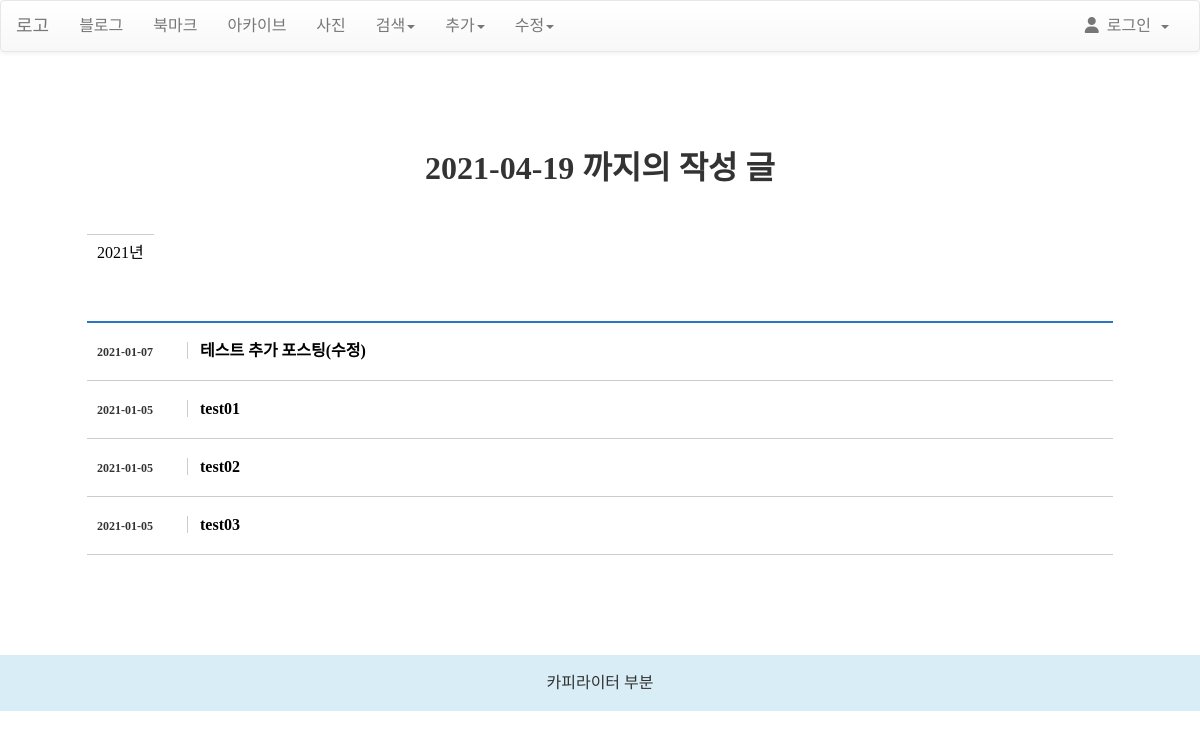
Screenshot of /blog/archive/ with the database file from the repository.
### blog/models.py (models this page shows, shortened)
class Post(models.Model):
    title = models.CharField(verbose_name='TITLE', max_length=50)
    slug = models.SlugField('SLUG', unique=True, allow_unicode=True, help_text='one word for title alias.')
    description = models.CharField('DESCRIPTION', max_length=100, blank=True, help_text='simple description text.')
    content = models.TextField('CONTENT')
    create_dt = models.DateTimeField('CREATE DATE', auto_now_add=True)
    modify_dt = models.DateTimeField('MODIFY DATE', auto_now=True)
    tags = TaggableManager(blank=True)
    owner = models.ForeignKey(User, on_delete=models.CASCADE, verbose_name='OWNER', blank=True, null=True)
    class Meta:
        verbose_name = 'post'
        verbose_name_plural = 'posts'
        db_table = 'blog_posts'
        ordering = ('-modify_dt',)
    def get_absolute_url(self):
        return reverse('blog:post_detail', args=(self.slug,))

### blog/views.py (the view)
# urls.py: path('archive/', views.PostAV.as_view(), name='post_archive'),
class PostAV(ArchiveIndexView):
    model = Post
    date_field = 'modify_dt'

### blog/templates/blog/post_archive.html (shortened to what this page needs)
{% extends 'base.html' %}
{% block content %}
	<h1 class="title">{% now "Y-m-d" %} 까지의 작성 글</h1>
	<div class="year_list">
		<ul>
			{% for date in date_list %}
			<li>
				<a href="{% url 'blog:post_year_archive' date|date:'Y' %}">
					{{ date|date:"Y" }}년
				</a>
			</li>
			{% endfor %}
		</ul>
	</div>
	<div class="list_wrap02">
		<ul>
			{% for post in object_list %}
			<li>
				<span class="date">{{ post.modify_dt|date:"Y-m-d"}}</span>
				<span class="subject">
				<a href="{{ post.get_absolute_url }}">{{ post.title }}</a>
				</span>
			</li>
			{% endfor %}
		</ul>
	</div>
{% endblock %}
{% block footer %}
<footer class="fixed-bottom bg-info">
	<div class="text-white font-italic mr-5">카피라이터 부분</div>
</footer>
{% endblock %}

### static/css/style.css (style rules this page uses)
html, body, div, span, applet, object, iframe, h1, h2, h3, h4, h5, h6, p, blockquote, pre, a, abbr, acronym, address, big, cite, code, del, dfn, em, img, ins, kbd, q, s, samp, small, strike, strong, sub, sup, tt, var, b, u, i, center, dl, dt, dd, ol, ul, li, fieldset, form, label, legend, table, caption, tbody, tfoot, thead, tr, th, td, article, aside, canvas, details, embed, figure, figcaption, footer, header, hgroup, menu, nav, output, ruby, section, summary, time, mark, audio, video { margin: 0; padding: 0; border: 0; font-size: 100%; font: inherit; vertical-align: baseline; font-family: 'Nanum Gothic'; font-style: normal; font-weight: normal; }
article, aside, details, figcaption, figure, footer, header, hgroup, menu, nav, section { display: block; }
body { line-height: 1; }
ol, ul { list-style: none; }
a { color: #000; text-decoration: none; outline: none }
.title { text-align:center; padding:50px 0 0 0; font-size:2rem; font-weight:700; }
.list_wrap, .list_wrap02 { width:90%; max-width:1200px; margin:0 auto; padding-top:50px; }
.list_wrap, .list_wrap02 span { font-weight:700; padding-right:20px; }
.year_list { width:90%; max-width:1200px; margin:0 auto; }
.year_list ul { padding:50px 0 0px 0px; display:block; clear:both; overflow:hidden; }
.year_list ul li { float:left; }
.year_list ul li a { padding:10px; border-top:1px solid #ccc; float:left; }
.list_wrap02 ul { border-top:2px solid #2B76C2; }
.list_wrap02 ul li { border-bottom:1px solid #ccc; line-height:3.5rem; padding-left:10px; }
.list_wrap02 ul li .subject { padding-left:10px; }
.list_wrap02 ul li .date { font-size:12px; }
.list_wrap02 ul li .subject a { font-weight:700; padding-left:12px; }
.list_wrap02 ul li .subject:before { content:''; border-left:1px solid #ccc; }
footer { padding:20px 0; text-align:center; }

### rows the page displays
Post: modify_dt "2021-01-07", title "테스트 추가 포스팅(수정)"
Post: modify_dt "2021-01-05", title "test01"
Post: modify_dt "2021-01-05", title "test02"
Post: modify_dt "2021-01-05", title "test03"

### other values shown
{{ date|date:"Y" }} "2021"
